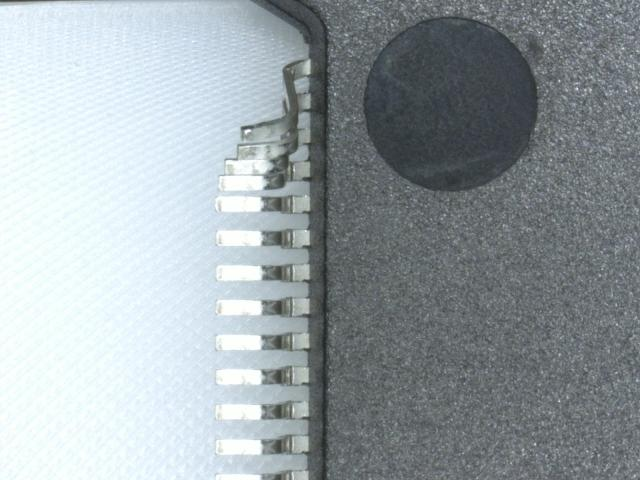
#> input picture 783-Pin-Detection/datasets/aug-ic-dataset/images/train/12.jpg, 640 x 480 px
$ python pin_detect.py 783-Pin-Detection/datasets/aug-ic-dataset/images/train/12.jpg
#> lines starting #> are read from the running program, lines starting #| are printed output that depends on the picture; after the words box and inside, x2 and y2 are one past the last pixel; in counts of white or black regions, pixels touching at a corner belong together
import cv2, json, os
import numpy as np

def _load_gray(path):
    img = cv2.imread(path, cv2.IMREAD_COLOR)
#> img is the input picture: shape (480, 640, 3); mean B, G, R 166.2, 162.1, 153.4
    if img is None: raise FileNotFoundError(path)
    return img, cv2.cvtColor(img, cv2.COLOR_BGR2GRAY)

def _biggest_contour(gray):
    blur = cv2.GaussianBlur(gray, (5,5), 0)
    th = cv2.adaptiveThreshold(
        blur, 255, cv2.ADAPTIVE_THRESH_GAUSSIAN_C,
        cv2.THRESH_BINARY_INV, 35, 5
    )
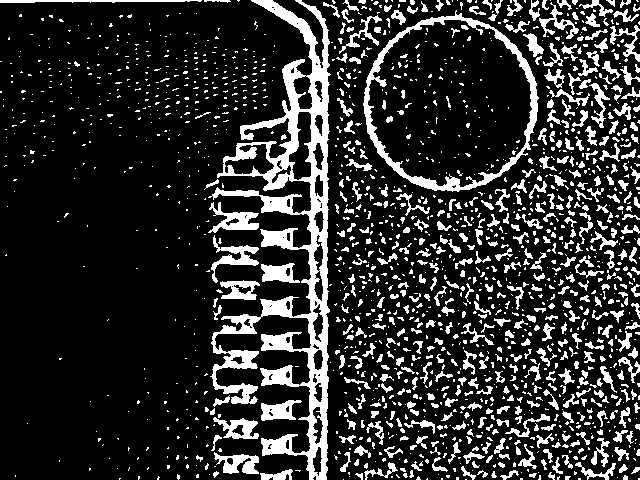
#> th: shape (480, 640); 18.1% white; 1745 white regions (1257 under 20 px)
    cs, _ = cv2.findContours(th, cv2.RETR_EXTERNAL, cv2.CHAIN_APPROX_SIMPLE)
#> cs = 1634 contours, 1318 with area under 20; largest, box (x1, y1, x2, y2) and area: (363, 10, 539, 192) 23696, (208, 0, 331, 480) 18012, (208, 202, 259, 233) 606, (211, 235, 259, 283) 520, (213, 417, 259, 439) 511
    if not cs: return None
    return max(cs, key=cv2.contourArea)

def _prob(bw,bh,area,align_off,w_med,h_med,a_med,tol):
    size_z = max(abs(bw-w_med)/max(1e-6,w_med),
                 abs(bh-h_med)/max(1e-6,h_med))
    area_z = abs(area-a_med)/max(1e-6,a_med)
    align_z = abs(align_off)/max(1.0, tol)
    score = 0.4*size_z + 0.3*area_z + 0.3*align_z
    score = min(1.5, score)
    return min(1.0, score/0.8)  # map to [0,1]

def detect_pins(image_path, out_image_path, out_json_path=None, p_thresh=0.5):
    img, gray = _load_gray(image_path)
    body = _biggest_contour(gray)
#> body = contour of 296 points, box (x1, y1, x2, y2) (363, 10, 539, 192), area 23696
    if body is None:
        cv2.imwrite(out_image_path, img)
        return {"error":"no IC body found"}

    x,y,w,h = cv2.boundingRect(body)
#> x = 363; y = 10; w = 176; h = 182
    pad = int(0.12*max(w,h))  # ring thickness
#> pad = 21
    x0,y0 = max(0,x-pad), max(0,y-pad)
#> x0 = 342; y0 = 0
    x1,y1 = min(img.shape[1],x+w+pad), min(img.shape[0],y+h+pad)
#> x1 = 560; y1 = 213
    roi = img[y0:y1, x0:x1]
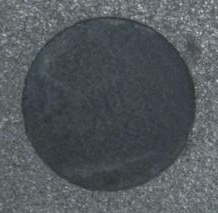
#> roi: shape (213, 218, 3); mean B, G, R 92.1, 87.9, 82.1
    g = cv2.cvtColor(roi, cv2.COLOR_BGR2GRAY)

    # highlight shiny pins
    tophat = cv2.morphologyEx(g, cv2.MORPH_TOPHAT, cv2.getStructuringElement(cv2.MORPH_RECT,(7,7)))
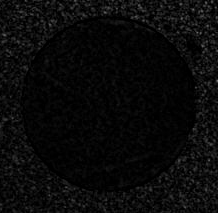
#> tophat: shape (213, 218); min 0, max 121, mean 9.6
    edges  = cv2.Canny(tophat, 50, 150)
#> edges: shape (213, 218); 13.3% white in thin lines or dots
    otsu   = cv2.threshold(tophat, 0, 255, cv2.THRESH_BINARY+cv2.THRESH_OTSU)[1]
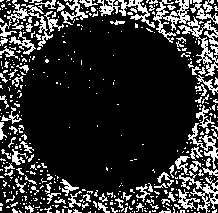
#> otsu: shape (213, 218); 19% white in thin lines or dots
    comb   = cv2.bitwise_or(edges, otsu)
#> comb: shape (213, 218); 25.1% white; 244 white regions (202 under 20 px), largest, box (x1, y1, x2, y2) and area: (86, 0, 218, 76) 2663, (173, 123, 218, 213) 1764, (0, 0, 64, 62) 1646

    # closing + dilation (recommended hint)
    k3 = cv2.getStructuringElement(cv2.MORPH_RECT,(3,3))
    comb = cv2.morphologyEx(comb, cv2.MORPH_CLOSE, k3, 1)
#> comb: shape (213, 218); 37% white; 57 white regions (55 under 20 px), largest, box (x1, y1, x2, y2) and area: (0, 0, 218, 213) 17005, (110, 20, 125, 25) 44
    comb = cv2.dilate(comb, k3, 1)
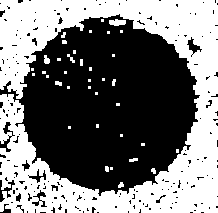
#> comb: shape (213, 218); 46.7% white; 38 white regions (26 under 20 px), largest, box (x1, y1, x2, y2) and area: (0, 0, 218, 213) 21081, (109, 19, 126, 26) 90, (44, 55, 50, 64) 41

    # remove body interior (keep ring)
    ring = comb.copy()
    cv2.rectangle(ring, (pad,pad), (pad+w,pad+h), 0, -1)
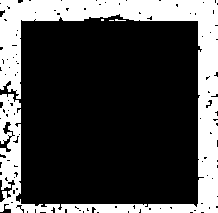
#> ring: shape (213, 218); 27.7% white; 4 white regions (3 under 20 px)

    cnts,_ = cv2.findContours(ring, cv2.RETR_EXTERNAL, cv2.CHAIN_APPROX_SIMPLE)
#> cnts = 4 contours, 3 with area under 20; largest, box (x1, y1, x2, y2) and area: (0, 0, 218, 213) 12148
    boxes = []
    for c in cnts:
        bx,by,bw,bh = cv2.boundingRect(c)
        area = bw*bh
        if area < 10 or area > 0.04*(w*h):    # throw obvious noise/merges
            continue
        aspect = max(bw,bh)/max(1,min(bw,bh))
        if aspect < 1.3:                      # pins are skinny
            continue
        # must touch ring border
        if not (bx<pad or by<pad or (bx+bw)>(pad+w) or (by+bh)>(pad+h)):
            continue
        boxes.append((bx,by,bw,bh))
#> this loop made 4 passes
#> (bx, by, bw, bh, area, aspect) on pass 2: (115, 19, 11, 2, 22, 5.5)
#> (bx, by, bw, bh, area) on pass 4: (0, 0, 218, 213, 46434)
#> after the loop, boxes = [(115, 19, 11, 2)]

    # group by nearest border of ROI
    W,H = (x1-x0),(y1-y0)
#> W = 218; H = 213
    groups = {"top":[], "bottom":[], "left":[], "right":[]}
    for (bx,by,bw,bh) in boxes:
        d = {"top":by, "left":bx, "bottom":H-(by+bh), "right":W-(bx+bw)}
        side = min(d, key=d.get)
        groups[side].append((bx,by,bw,bh))
#> this loop made 1 pass
#> (bx, by, bw, bh, d, side) on pass 1: (115, 19, 11, 2, {'top': 19, 'left': 115, 'bottom': 192, 'right': 92}, 'top')

    consistent, inconsistent, info = [], [], []
    anno = img.copy()
    cv2.rectangle(anno,(x0,y0),(x1,y1),(255,0,0),1)
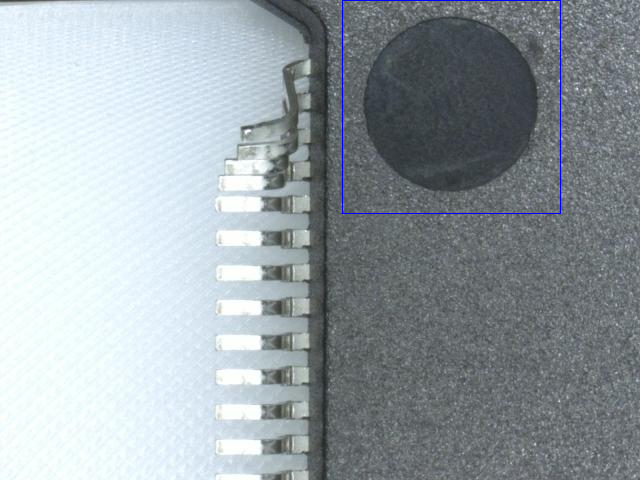
#> anno: shape (480, 640, 3); 0.28% of pixels changed, all inside (x1, y1, x2, y2) = (342, 0, 561, 214)

    for side, arr in groups.items():
        if not arr: continue
        ws = np.array([w for (_,_,w,_) in arr])
        hs = np.array([h for (_,_,_,h) in arr])
        areas = ws*hs
        w_med,h_med,a_med = np.median(ws),np.median(hs),np.median(areas)
        centers = np.array([[bx+bw/2, by+bh/2] for (bx,by,bw,bh) in arr], dtype=np.float32)

        if side in ("top","bottom"):
            y_line = np.median(centers[:,1]); tol = max(3, 0.12*h_med)
            for (bx,by,bw,bh),(cx,cy) in zip(arr,centers):
                p = _prob(bw,bh,bw*bh, cy-y_line, w_med,h_med,a_med,tol)
                status = "inconsistent" if p>=p_thresh else "consistent"
                (inconsistent if status=="inconsistent" else consistent).append((bx,by,bw,bh))
                info.append({"side":side,"box":[int(bx),int(by),int(bw),int(bh)],
                             "area":int(bw*bh),"prob_inconsistent":round(float(p),3),
                             "status":status})
        else:
            x_line = np.median(centers[:,0]); tol = max(3, 0.12*w_med)
            for (bx,by,bw,bh),(cx,cy) in zip(arr,centers):
                p = _prob(bw,bh,bw*bh, cx-x_line, w_med,h_med,a_med,tol)
                status = "inconsistent" if p>=p_thresh else "consistent"
                (inconsistent if status=="inconsistent" else consistent).append((bx,by,bw,bh))
                info.append({"side":side,"box":[int(bx),int(by),int(bw),int(bh)],
                             "area":int(bw*bh),"prob_inconsistent":round(float(p),3),
                             "status":status})
#> this loop made 4 passes
#> (ws, hs, areas, w_med, h_med, a_med, centers, y_line) on pass 1: ([11], [2], [22], 11, 2, 22, [[120.5, 20]], 20)
#> after the loop, info = 1 item

    # draw
    def shift(bxs): return [(x0+bx, y0+by, bw, bh) for (bx,by,bw,bh) in bxs]
    for (bx,by,bw,bh) in shift(consistent):
        cv2.rectangle(anno,(bx,by),(bx+bw,by+bh),(0,255,0),2)
#> this loop made 1 pass
#> (bx, by, bw, bh) on pass 1: (457, 19, 11, 2)
#> anno: shape (480, 640, 3); 0.02% of pixels changed, all inside (x1, y1, x2, y2) = (456, 18, 470, 23)
    for (bx,by,bw,bh) in shift(inconsistent):
        cv2.rectangle(anno,(bx,by),(bx+bw,by+bh),(0,0,255),2)

    cv2.imwrite(out_image_path, anno)
    result = {"image": os.path.basename(image_path),
              "pins_total": len(consistent)+len(inconsistent),
              "consistent": len(consistent),
              "inconsistent": len(inconsistent),
              "pins": info}
    if out_json_path: open(out_json_path,"w").write(json.dumps(result, indent=2))
    return result

if __name__ == "__main__":
    import argparse
    ap = argparse.ArgumentParser()
    ap.add_argument("image")
    ap.add_argument("-o","--out", default="annotated.png")
    ap.add_argument("-j","--json", default=None)
    ap.add_argument("--pthresh", type=float, default=0.5)
    args = ap.parse_args()
    print(json.dumps(detect_pins(args.image, args.out, args.json, args.pthresh), indent=2))

$ run again, on 783-Pin-Detection/datasets/aug-ic-dataset/images/train/14.jpg
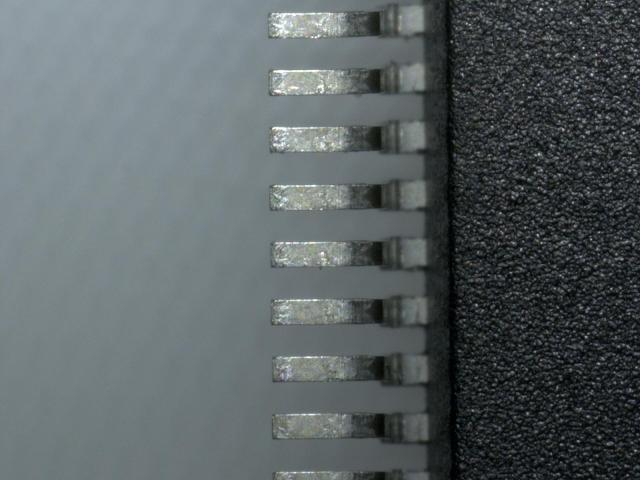
#> input picture 783-Pin-Detection/datasets/aug-ic-dataset/images/train/14.jpg, 640 x 480 px
#> in _load_gray, img is the input picture: shape (480, 640, 3); mean B, G, R 100.1, 98, 90.1
#> in _biggest_contour, `th = cv2.adaptiveThreshold( blur, 255, cv2.ADAPTIVE_THRESH_GAUSSIAN_C,..`:
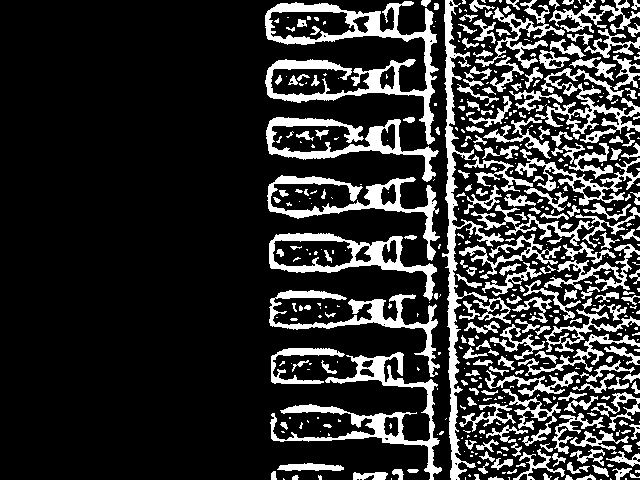
#> th: shape (480, 640); 19.5% white; 488 white regions (274 under 20 px)
#> cs = 464 contours, 295 with area under 20; largest, box (x1, y1, x2, y2) and area: (265, 1, 439, 145) 7196, (269, 233, 437, 301) 4474, (270, 352, 442, 480) 3424, (442, 0, 504, 480) 3403, (266, 117, 439, 182) 2536
#> body = contour of 699 points, box (x1, y1, x2, y2) (265, 1, 439, 145), area 7196
#> x = 265; y = 1; w = 174; h = 144
#> pad = 20
#> x0 = 245; y0 = 0
#> x1 = 459; y1 = 165
#> edges: shape (165, 214); 6.8% white in thin lines or dots, all inside (x1, y1, x2, y2) = (23, 0, 214, 165)
#> ring: shape (165, 214); 5.4% white; 12 white regions (6 under 20 px)
#> cnts = 12 contours, 6 with area under 20; largest, box (x1, y1, x2, y2) and area: (202, 4, 214, 113) 666, (22, 11, 103, 20) 531, (203, 116, 214, 165) 242, (143, 10, 149, 20) 43, (112, 15, 124, 20) 36, (203, 0, 208, 7) 22
#> the loop in detect_pins, `for c in cnts:` made 12 passes
#> (bx, by, bw, bh, area, aspect) on passes 1, 4, 5, 7, 8, 12: (203, 116, 11, 49, 539, 4.45), (154, 15, 4, 5, 20, 1.25), (112, 15, 12, 5, 60, 2.4), (22, 11, 81, 9, 729, 9), (143, 10, 6, 10, 60, 1.67), (203, 0, 5, 7, 35, 1.4)
#> after the loop in detect_pins, `for c in cnts:`: boxes = [(203, 116, 11, 49), (112, 15, 12, 5), (110, 12, 4, 3), (22, 11, 81, 9), (143, 10, 6, 10), (209, 0, 5, 3), (203, 0, 5, 7)]
#> W = 214; H = 165
#> the loop in detect_pins, `for (bx,by,bw,bh) in boxes:` made 7 passes
#> (bx, by, bw, bh, d, side) on passes 1 to 5: (203, 116, 11, 49, {'top': 116, 'left': 203, 'bottom': 0, 'right': 0}, 'bottom'), (112, 15, 12, 5, {'top': 15, 'left': 112, 'bottom': 145, 'right': 90}, 'top'), (110, 12, 4, 3, {'top': 12, 'left': 110, 'bottom': 150, 'right': 100}, 'top'), (22, 11, 81, 9, {'top': 11, 'left': 22, 'bottom': 145, 'right': 111}, 'top'), (143, 10, 6, 10, {'top': 10, 'left': 143, 'bottom': 145, 'right': 65}, 'top')
#> the loop in detect_pins, `for side, arr in groups.items():` made 4 passes
#> (ws, hs, areas, w_med, h_med, a_med, centers, y_line) on pass 2: ([11], [49], [539], 11, 49, 539, [[208.5, 140.5]], 140.5)
#> after the loop in detect_pins, `for side, arr in groups.items():`: info = 7 items
#> the loop in detect_pins, `for (bx,by,bw,bh) in shift(consistent):` made 1 pass
#> (bx, by, bw, bh) on pass 1: (448, 116, 11, 49)
#> after the loop in detect_pins, `for (bx,by,bw,bh) in shift(inconsistent):`:
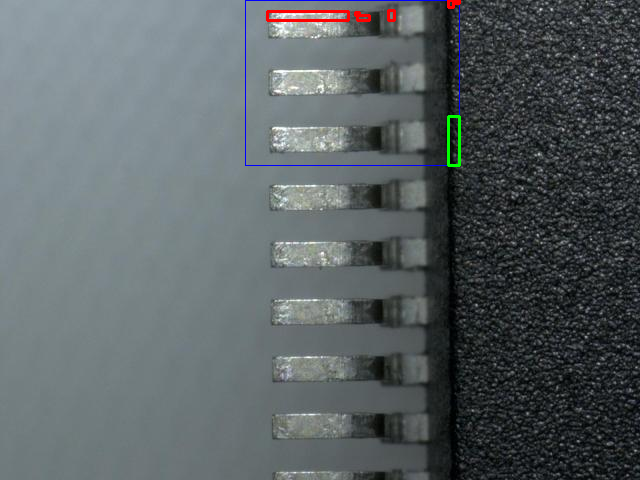
#> anno: shape (480, 640, 3); mean B, G, R 100.1, 97.6, 90.2

$ run again, on 783-Pin-Detection/datasets/aug-ic-dataset/images/train/16.jpg
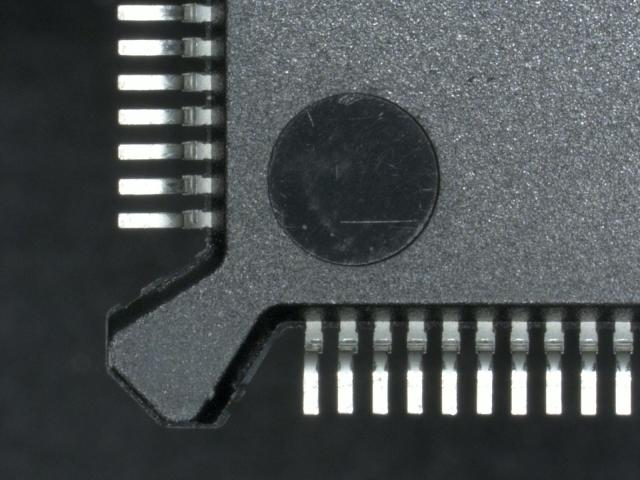
#> input picture 783-Pin-Detection/datasets/aug-ic-dataset/images/train/16.jpg, 640 x 480 px
#> in _load_gray, img is the input picture: shape (480, 640, 3); mean B, G, R 81.7, 80.2, 75.5
#> th: shape (480, 640); 26.5% white; 1053 white regions (687 under 20 px)
#> cs = 1029 contours, 769 with area under 20; largest, box (x1, y1, x2, y2) and area: (111, 302, 640, 428) 43924, (105, 0, 229, 347) 29878, (267, 92, 441, 268) 2556, (559, 48, 640, 88) 584, (252, 0, 313, 46) 418
#> body = contour of 694 points, box (x1, y1, x2, y2) (111, 302, 640, 428), area 43924
#> x = 111; y = 302; w = 529; h = 126
#> pad = 63
#> x0 = 48; y0 = 239
#> x1 = 640; y1 = 480
#> edges: shape (241, 592); 7.1% white in thin lines or dots, all inside (x1, y1, x2, y2) = (57, 0, 592, 191)
#> otsu: shape (241, 592); 15.9% white in thin lines or dots, all inside (x1, y1, x2, y2) = (57, 0, 592, 190)
#> ring: shape (241, 592); 18.8% white; 11 white regions (4 under 20 px)
#> cnts = 11 contours, 6 with area under 20; largest, box (x1, y1, x2, y2) and area: (122, 0, 592, 63) 25057, (79, 0, 175, 63) 960, (56, 67, 63, 140) 336, (285, 0, 306, 13) 110, (320, 6, 327, 13) 33
#> the loop in detect_pins, `for c in cnts:` made 11 passes
#> (bx, by, bw, bh, area, aspect) on passes 1, 2, 4, 8: (119, 190, 52, 2, 104, 26), (56, 67, 7, 73, 511, 10.43), (320, 6, 7, 7, 49, 1), (285, 0, 21, 13, 273, 1.62)
#> after the loop in detect_pins, `for c in cnts:`: boxes = [(119, 190, 52, 2), (56, 67, 7, 73), (285, 0, 21, 13), (256, 0, 5, 3)]
#> W = 592; H = 241
#> the loop in detect_pins, `for (bx,by,bw,bh) in boxes:` made 4 passes
#> (bx, by, bw, bh, d, side) on passes 1 to 4: (119, 190, 52, 2, {'top': 190, 'left': 119, 'bottom': 49, 'right': 421}, 'bottom'), (56, 67, 7, 73, {'top': 67, 'left': 56, 'bottom': 101, 'right': 529}, 'left'), (285, 0, 21, 13, {'top': 0, 'left': 285, 'bottom': 228, 'right': 286}, 'top'), (256, 0, 5, 3, {'top': 0, 'left': 256, 'bottom': 238, 'right': 331}, 'top')
#> the loop in detect_pins, `for side, arr in groups.items():` made 4 passes
#> (ws, hs, areas, w_med, h_med, a_med, centers, y_line) on passes 1 to 2: ([21, 5], [13, 3], [273, 15], 13, 8, 144, [[295.5, 6.5], [258.5, 1.5]], 4), ([52], [2], [104], 52, 2, 104, [[145, 191]], 191)
#> after the loop in detect_pins, `for side, arr in groups.items():`: info = 4 items
#> the loop in detect_pins, `for (bx,by,bw,bh) in shift(consistent):` made 2 passes
#> (bx, by, bw, bh) on passes 1 to 2: (167, 429, 52, 2), (104, 306, 7, 73)
#> after the loop in detect_pins, `for (bx,by,bw,bh) in shift(inconsistent):`:
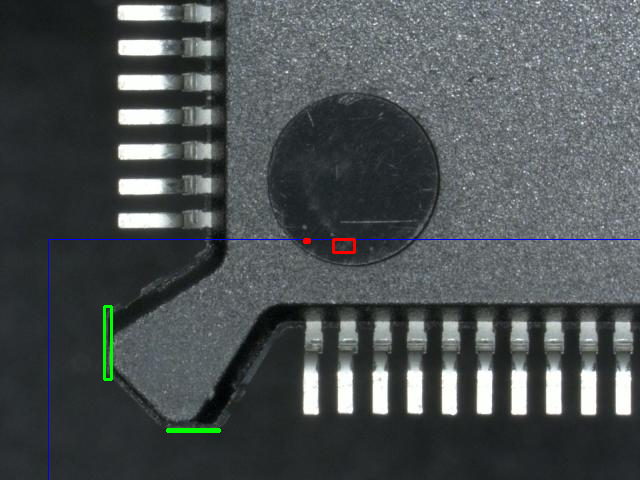
#> anno: shape (480, 640, 3); mean B, G, R 82, 80.4, 75.4
